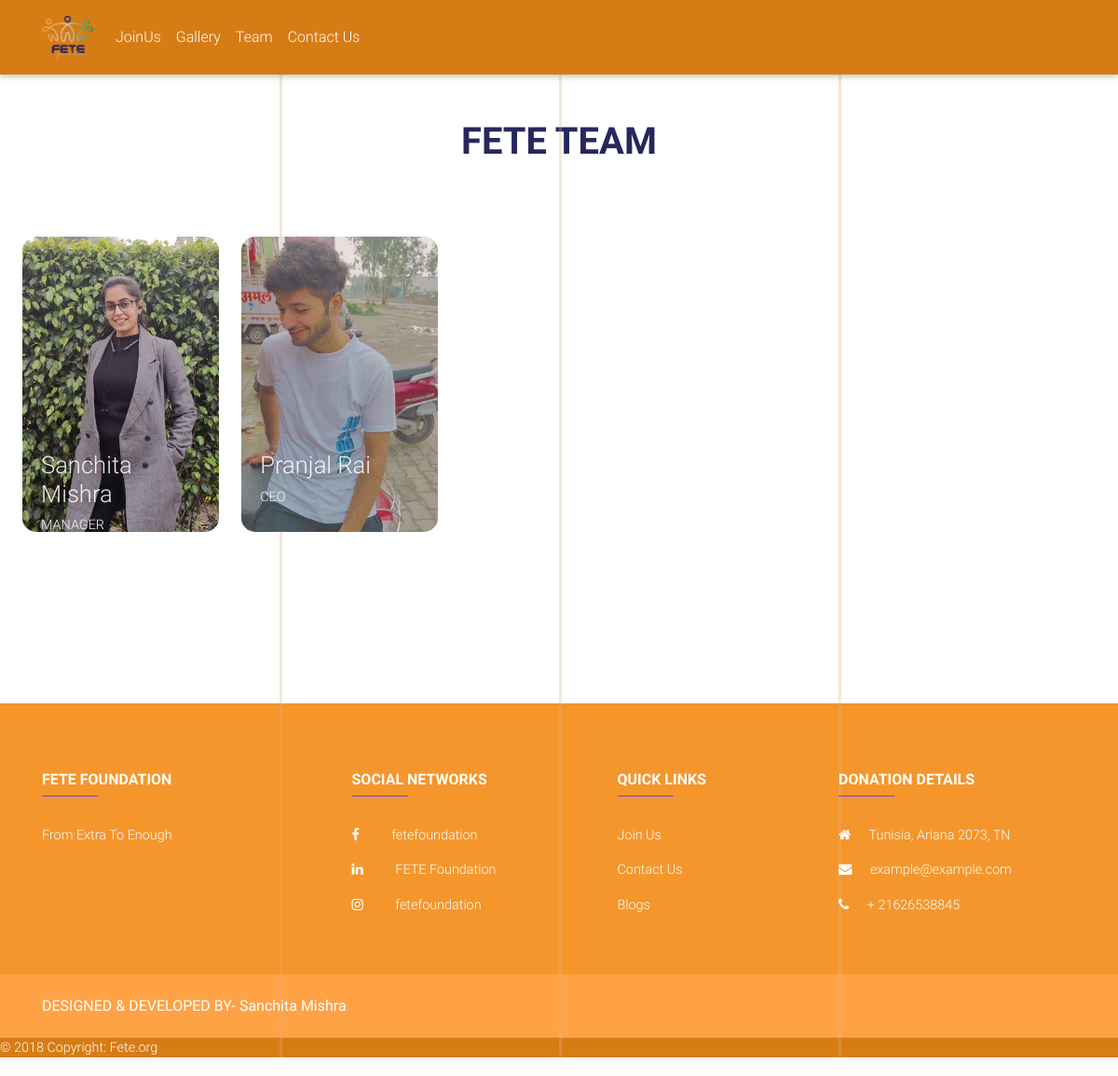
Page /team/ on the committed database.
### home/models.py (models this page shows, shortened)
class Team(models.Model):
    name = models.CharField(max_length=25)
    post = models.CharField(max_length=15)
    image = models.ImageField(upload_to="media/Home/Team",default="")
    date = models.DateTimeField(default=timezone.now)
    active = models.BooleanField(default=False)

### home/views.py (the view)
# urls.py: path('team/',views.team,name='team'),
def team(request):
    team = Team.objects.order_by('-date').filter(active=True)[:20]
    context = {'team': team}
    return render(request,'team.html', context)

### templates/team.html (shortened to what this page needs)
{% extends 'base.html' %}
{% load static %}
{% block content %}
<section>
    <div>
        <div class="strip two"></div>
        <div class="strip three"></div>
    </div>
    <br><br>
    <div class="d-flex justify-content-center td" style="margin-top: 100px; margin-bottom: -200px;">
        <h1 class="font-weight-bold blue-color" >FETE TEAM</h1>
    </div>
    {% if team %}
    <div class="tcontainer">
        <div class="tcard-grid">
            {% for team in team %}
            <a href="" class="tcard">
                <div class="tcard-background" style="background-image: url(/media/{{team.image}});"></div>
                <span class="tcard-content">
                    <h5 class="tcard-heading">{{team.name}}</h5>
                    <p class="tcard-category">
                        {{team.post}}
                    </p>
                </span>
            </a>
            {% endfor %}
        </div>
    </div>
    {% else %}
    <div class="d-flex justify-content-center td" style="margin-top: 100px; margin-bottom: -200px;">
        <h4 class="font-weight-bold blue-color" >No Content Found</h4>
    </div>
    {% endif %}
</section>
{% endblock content %}

### static/css/style.css (style rules this page uses)
html, body { margin: 0; padding: 0; height: 100%; background: #fcfcfd; }
.blue-color { color: #27275e; }
html { overflow-x: hidden; height: 100%; }

### templates/team.html (style rules this page uses)
section { margin-top: -20px; overflow: hidden; height: 100%; font-family: 'Roboto', sans-serif; background: white; margin-bottom: -150px; }
.strip { position: absolute; height: 100%; background: #dcb285; width: 0.1625rem; opacity: .3; }
.two { left: 50%; }
.three { left: 75%; }
.tcontainer { align-items: flex-start; display: flex; justify-content: center; padding: 16.875rem 1.5rem; }
.tcard-grid { display: grid; grid-column-gap: 1.5rem; max-width: 75rem; width: 100%; }
@media (min-width: 75rem) { .tcard-grid { grid-template-columns: repeat(5, 1fr); } }
.tcard { position: relative; margin-bottom: 2.5rem; }
.tcard::before { content: ''; display: block; padding-bottom: 150%; }
.tcard-background { background-size: cover; background-position: center; border-radius: 0.9375rem; bottom: 0; left: 0; position: absolute; right: 0; top: 0; transition: filter .2s linear, transform 200ms linear; }
.tcard-content { padding: 14.375rem 1.25rem; position: absolute; top: 0; }
.tcard-category { color: rgba(255, 255, 255, 0.952); font-size: .9rem; text-transform: uppercase; }
.tcard-heading { color: rgba(255, 255, 255, .9); font-size: 1.6rem; text-shadow: 0.125rem 0.125rem 1.25rem rgba(0 , 0, 0, .2); }

### rows in the picture
Team: image (picture), name "Sanchita Mishra", post "MANAGER"
Team: image (picture), name "Pranjal Rai", post "CEO"
